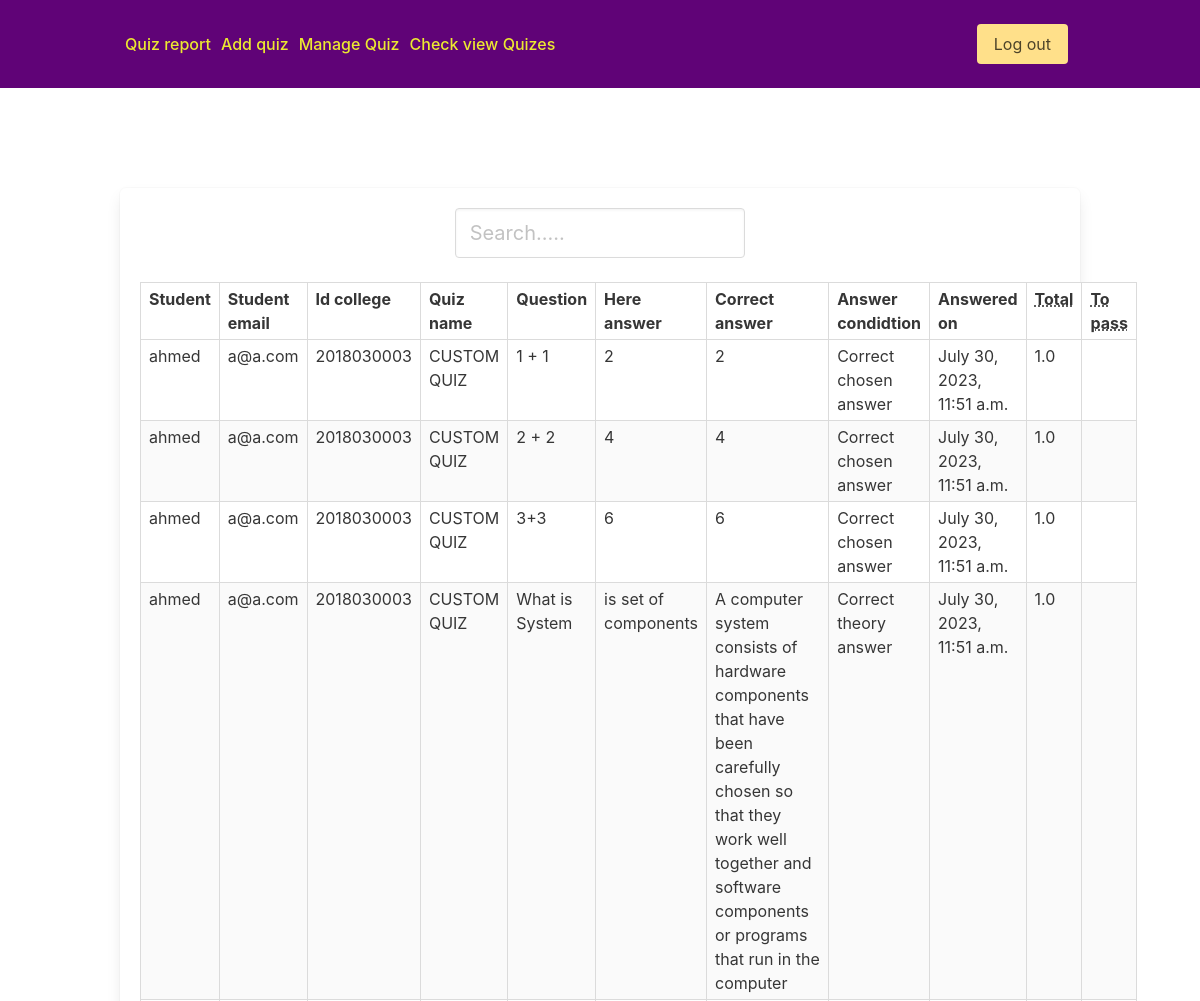
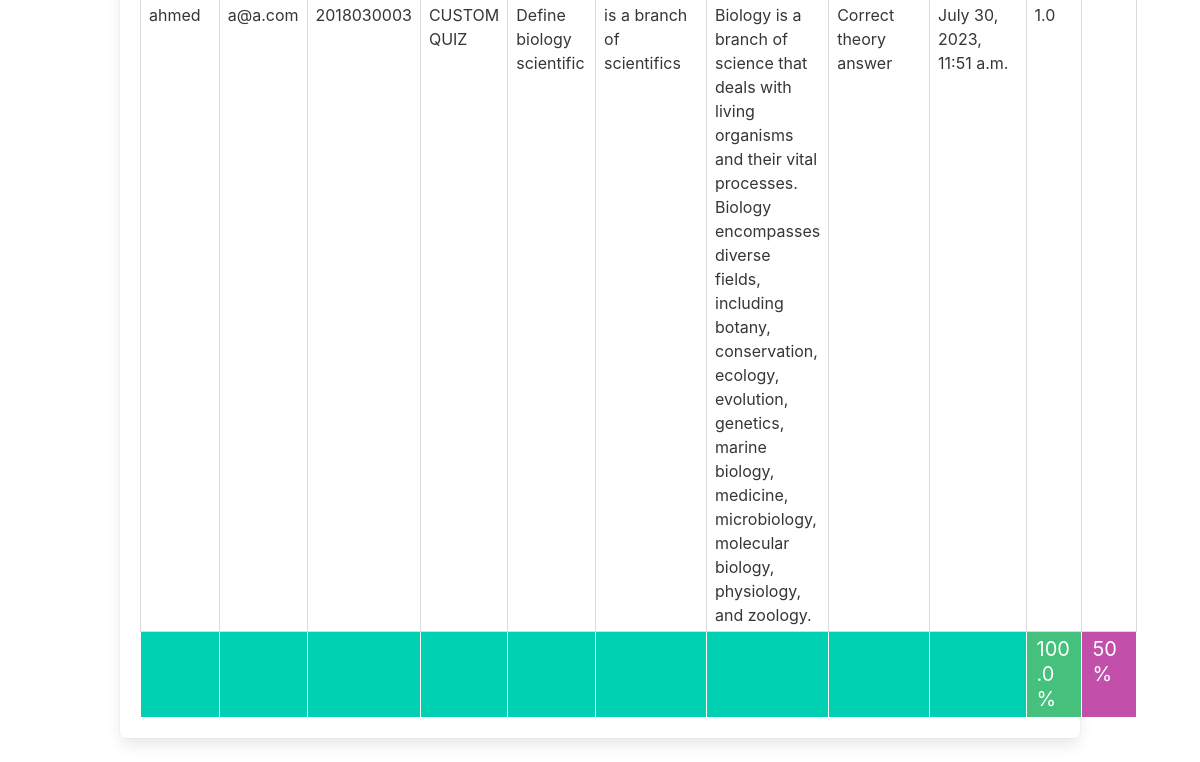
The page /instructor/report/7/ on the database its author committed (2 pictures, top to bottom).
### quiz/models.py (models this page shows, shortened)
class ReportResult(models.Model):
    user = models.ForeignKey(User, on_delete=models.CASCADE)
    quiz = models.ForeignKey(Quiz, on_delete=models.CASCADE)
    question = models.CharField(max_length=255)
    student_answer = models.CharField(max_length=255)
    correct_answer = models.TextField()
    is_true_answered = models.CharField(max_length=50, default='Correct answer')
    question_score = models.FloatField()
    on_date = models.DateTimeField(default=datetime.datetime.utcnow() + datetime.timedelta(hours=2))

class Quiz(models.Model):
    DIFFICULT_CHOICES = [
        ('easy', 'easy'),
        ('medium', 'medium'),
        ('hard', 'hard'),
    ]
    user                   = models.ForeignKey(User, on_delete=models.CASCADE)
    name                   = models.CharField(max_length=50, unique=True)
    quiz_code              = models.CharField(max_length=50, unique=True)
    topic                  = models.CharField(max_length=50)
    number_of_chosen_questions = models.IntegerField()
    number_of_theory_questions = models.IntegerField()
    time                   = models.IntegerField(help_text='duration of the quiz in minutes.')
    required_score_to_pass = models.IntegerField(help_text='required score in %.')
    difficulty             = models.CharField(max_length=6, choices=DIFFICULT_CHOICES, default=DIFFICULT_CHOICES[0])
    start_quiz             = models.DateTimeField(null=True, blank=True)
    is_answered            = models.BooleanField(default=False)

class TotalDegree(models.Model):
    user = models.ForeignKey(User, on_delete=models.CASCADE)
    quiz = models.ForeignKey(Quiz, on_delete=models.CASCADE)
    score_to_pass = models.CharField(max_length=50)
    total = models.FloatField()

### users/models.py (models this page shows, shortened)
class User(AbstractBaseUser):
    username = models.CharField(unique=True, max_length=50)
    email = models.EmailField(unique=True, max_length=50)
    first_name = models.CharField(max_length=50, null=True, blank=True)
    last_name = models.CharField(max_length=50, null=True, blank=True)
    date_joined = models.DateTimeField(auto_now_add=True)
    last_login = models.DateTimeField(auto_now=True)
    is_superuser = models.BooleanField(default=False)
    is_staff = models.BooleanField(default=False)
    is_active = models.BooleanField(default=True)
    is_student = models.BooleanField(default=False)
    id_college = models.CharField(max_length=50, null=True, blank=True, unique=True)
    objects = UserManager()
    USERNAME_FIELD = 'username'
    REQUIRED_FIELDS = ['email', 'first_name', 'last_name', 'id_college']
    def __str__(self):
        return self.username

### users/views.py (the view)
# urls.py: path('report/<id>/', views.report_view, name='report'),
def report_view(request, id):
    context = {}
    context2 = {}
    my_quiz = Quiz.objects.get(id=id)
    context['q_name'] = my_quiz.name
    context2['q_name'] = my_quiz.name
    reports = ReportResult.objects.filter(quiz=my_quiz)
    total   = TotalDegree.objects.filter(quiz=my_quiz)
    dt = {}
    for t in total:
        data = reports.filter(user=t.user)
        dt[data] = t
    context['data'] = dt.items()
    if request.method == 'POST':
        value = request.POST.get('value')
        reports_username = ReportResult.objects.filter(user__username__contains=value, quiz=my_quiz)
        total_username = TotalDegree.objects.filter(user__username__contains=value, quiz=my_quiz)
        reports_id_college = ReportResult.objects.filter(user__id_college__contains=value, quiz=my_quiz)
        total_id_college = TotalDegree.objects.filter(user__id_college__contains=value, quiz=my_quiz)
        dt = dict()
        for t in total_username:
            user_username = reports_username.filter(user=t.user)
            dt[user_username] = t
        for t in total_id_college:
            user_id_college = reports_id_college.filter(user=t.user)
            dt[user_id_college] = t
        context2['data'] = dt.items()
        if total_username:
            return TemplateResponse(request, 'quiz/one_quiz_report.html', context=context2)
        elif total_id_college:
            return TemplateResponse(request, 'quiz/one_quiz_report.html', context=context2)
        else:
            return TemplateResponse(request, 'quiz/one_quiz_report.html', context={})
    else:
        return TemplateResponse(request, 'quiz/one_quiz_report.html', context=context )

### templates/quiz/one_quiz_report.html (shortened to what this page needs)
<!DOCTYPE html>
<html lang="en">
	<head>
		<link rel="stylesheet" href="https://cdn.jsdelivr.net/npm/bulma@0.9.3/css/bulma.min.css">
	</head>
	<body>
		<nav class="navbar  is-spaced" role="navigation" aria-label="main navigation" style="background-color: #600377  ;">
			<div id="navbarBasicExample" class="navbar-menu container">
			  <div class="navbar-start">
				<a class="" style=" color: #ece930; padding: 5px; font-weight: 500;"  href="{% url 'reports-view' %}">
					Quiz report
				</a>
				<a class="" style=" color: #ece930; padding: 5px; font-weight: 500;" href="{% url 'add-quiz' %}">
					Add quiz
				</a>
				<a class="" style=" color: #ece930; padding: 5px; font-weight: 500;" href="{% url 'my-quizes-view' %}">
					Manage Quiz
				</a>
				<a class="" style=" color: #ece930; padding: 5px; font-weight: 500;" href="{% url 'quiz-view' %}">
					Check view Quizes
				</a>
			  </div>
			  <div class="navbar-end">
				<div class="navbar-item">
				  <div class="buttons">
					<a class="button is-warning" href="{% url 'logout-view' %}">
					  Log out
					</a>
				  </div>
				</div>
			  </div>
			</div>
		  </nav>
		<div class="container box" style="margin-top: 100px;">
			<div class="columns">
				<div class="column is-one-third is-offset-4">
					<input id="search" class="input is-medium" type="text" placeholder="Search.....">
				</div>
			</div>
<table class="table is-bordered is-striped is-narrow is-hoverable is-fullwidth">
	<thead>
	  <tr>
		<th>Student</th>
		<th>Student email</th>
		<th>Id college</th>
		<th>Quiz name</th>
		<th>Question</th>
		<th>Here answer</th>
		<th>Correct answer</th>
		<th>Answer condidtion</th>
		<th>Answered on</th>
		<th><abbr title="Total">Total</abbr></th>
		<th><abbr title="Total">To pass</abbr></th>
	  </tr>
	</thead>
	<tbody>
		{% for k, val in data %}
			{% for d_k in k %}
				<tr>
					<td>{{d_k.user}}</td>
					<td>{{d_k.user.email}}</td>
					<td>{{d_k.user.id_college}}</td>
					<td>{{d_k.quiz.name}}</td>
					<td>{{d_k.question}}</td>
					<td>{{d_k.student_answer}}</td>
					<td>{{d_k.correct_answer}}</td>
					<td>{{d_k.is_true_answered}}</td>
					<td>{{d_k.on_date}}</td>
					<td>{{d_k.question_score}}</td>
					<td></td>
				</tr>
			{% endfor %}
			<tr class="is-selected text-black h6">
				<td></td>
				<td></td>
				<td></td>
				<td></td>
				<td></td>
				<td></td>
				<td></td>
				<td></td>
				<td></td>
				<td class="subtitle is-5" style="background-color: rgb(70, 193, 125);">{{val.total}}%</td>
				<td class="subtitle is-5" style="background-color: #c250ab;">{{val.score_to_pass}}%</td>
			</tr>
		{% endfor %}
	</tbody>
  </table>
</div>
	</body>
</html>

### rows shown on the page
TotalDegree: total "100.0", score_to_pass "50"
ReportResult: user "ahmed", user.email "a@a.com", user.id_college "2018030003", quiz.name "CUSTOM QUIZ", question "1 + 1", student_answer "2", correct_answer "2", is_true_answered "Correct chosen answer", on_date "July 30, 2023, 11:51 a.m.", question_score "1.0"
ReportResult: user "ahmed", user.email "a@a.com", user.id_college "2018030003", quiz.name "CUSTOM QUIZ", question "2 + 2", student_answer "4", correct_answer "4", is_true_answered "Correct chosen answer", on_date "July 30, 2023, 11:51 a.m.", question_score "1.0"
ReportResult: user "ahmed", user.email "a@a.com", user.id_college "2018030003", quiz.name "CUSTOM QUIZ", question "3+3", student_answer "6", correct_answer "6", is_true_answered "Correct chosen answer", on_date "July 30, 2023, 11:51 a.m.", question_score "1.0"
ReportResult: user "ahmed", user.email "a@a.com", user.id_college "2018030003", quiz.name "CUSTOM QUIZ", question "What is System", student_answer "is set of components", correct_answer "A computer system consists of hardware components that have been carefully chosen so that they work well together and software components or programs that run in the computer", is_true_answered "Correct theory answer", on_date "July 30, 2023, 11:51 a.m.", question_score "1.0"
ReportResult: user "ahmed", user.email "a@a.com", user.id_college "2018030003", quiz.name "CUSTOM QUIZ", question "Define biology scientific", student_answer "is a branch of scientifics", correct_answer "Biology is a branch of science that deals with living organisms and their vital processes. Biology encompasses diverse fields, including botany, conservation, ecology, evolution, genetics, marine biology, medicine, microbiology, molecular biology, physiology, and zoology.", is_true_answered "Correct theory answer", on_date "July 30, 2023, 11:51 a.m.", question_score "1.0"
